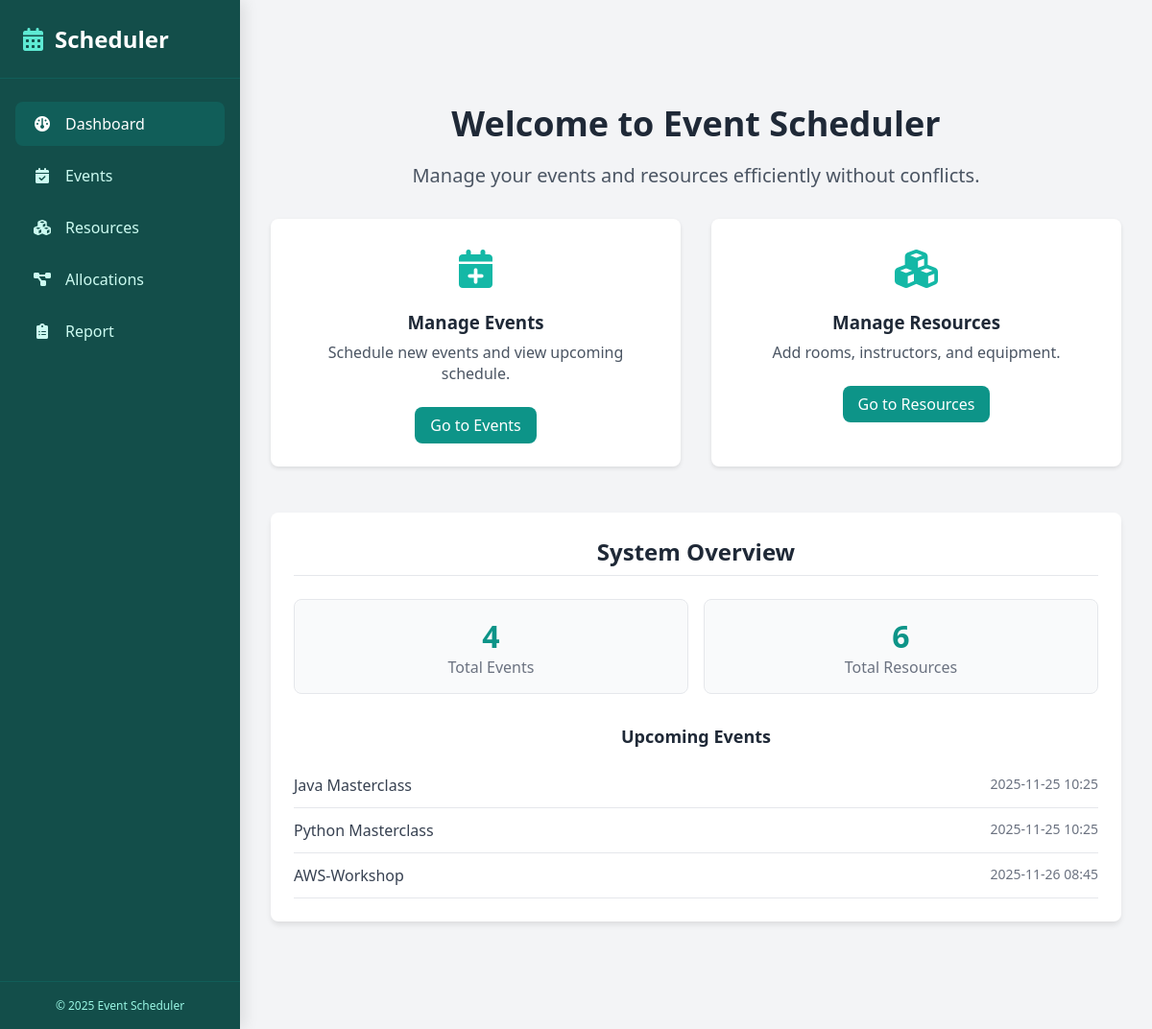
Before: / with the older database file.
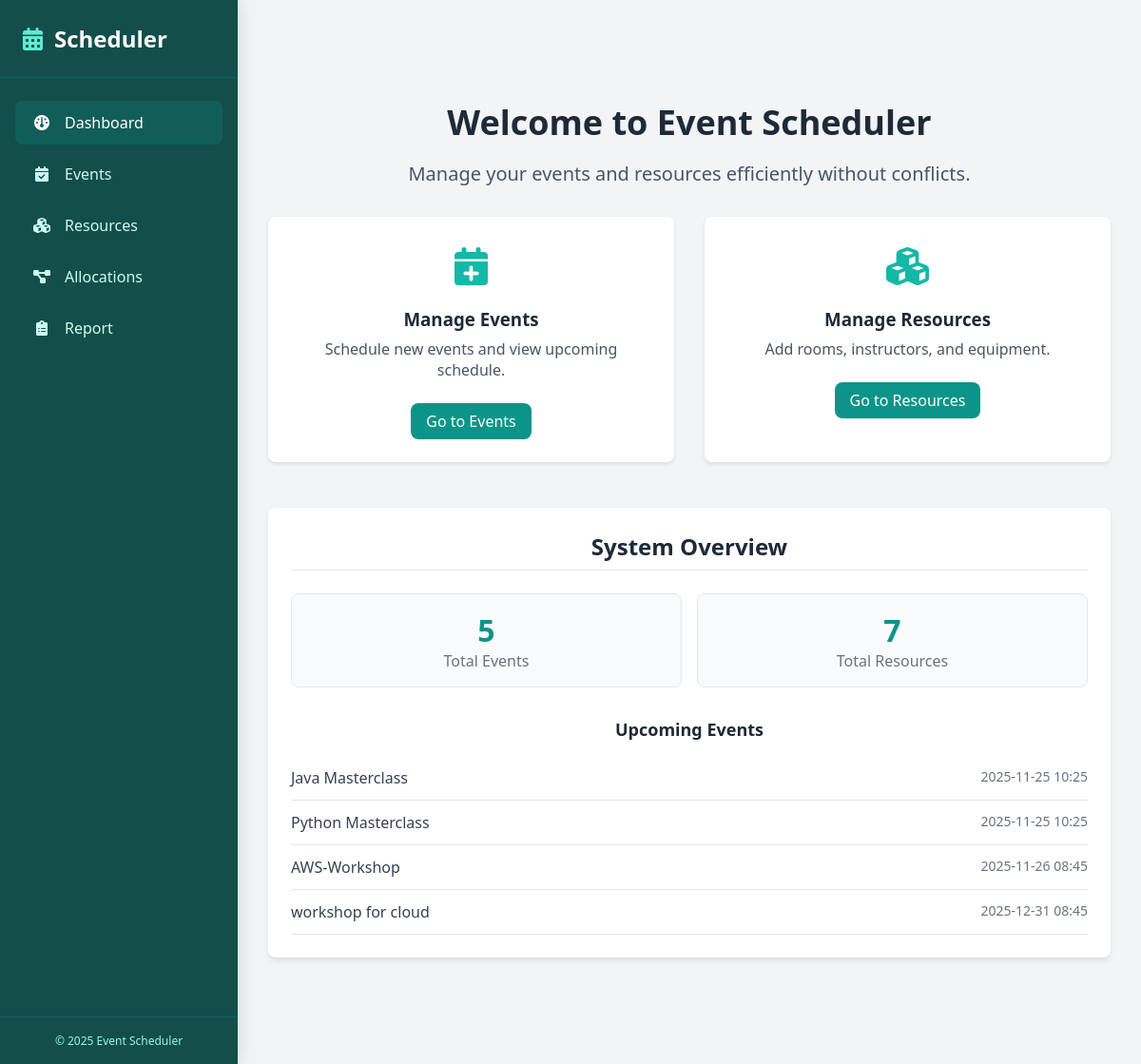
After: the same page with the newer database file.
### app.py (models this page shows)
class Event(db.Model):
    event_id = db.Column(db.Integer, primary_key=True)
    title = db.Column(db.String(100), nullable=False)
    start_time = db.Column(db.DateTime, nullable=False)
    end_time = db.Column(db.DateTime, nullable=False)
    description = db.Column(db.Text, nullable=True)
    allocations = db.relationship('EventResourceAllocation', backref='event', lazy=True, cascade="all, delete-orphan")

### app.py (the view)
@app.route('/')
def index():
    upcoming_events = Event.query.filter(Event.start_time > datetime.now()).order_by(Event.start_time).limit(5).all()
    total_events = Event.query.count()
    total_resources = Resource.query.count()
    return render_template('index.html', upcoming_events=upcoming_events, total_events=total_events, total_resources=total_resources)

### templates/index.html
{% extends "base.html" %}
{% block content %}
<div class="dashboard-welcome">
    <h1 style="font-size: 2.25rem; font-weight: bold; margin-bottom: 1rem;">Welcome to Event Scheduler</h1>
    <p style="font-size: 1.25rem; color: #4b5563; margin-bottom: 2rem;">Manage your events and resources efficiently without conflicts.</p>
    <div class="grid-2" style="max-width: 900px; margin: 0 auto;">
        <div class="dashboard-card">
            <div class="dashboard-icon"><i class="fa-solid fa-calendar-plus"></i></div>
            <h3>Manage Events</h3>
            <p style="color: #4b5563; margin-bottom: 1.5rem;">Schedule new events and view upcoming schedule.</p>
            <a href="/events" class="btn btn-primary">Go to Events</a>
        </div>
        <div class="dashboard-card">
            <div class="dashboard-icon"><i class="fa-solid fa-cubes"></i></div>
            <h3>Manage Resources</h3>
            <p style="color: #4b5563; margin-bottom: 1.5rem;">Add rooms, instructors, and equipment.</p>
            <a href="/resources" class="btn btn-primary">Go to Resources</a>
        </div>
    </div>
    <div class="card" style="margin-top: 3rem; max-width: 900px; margin-left: auto; margin-right: auto;">
        <div class="card-body">
            <h2 style="border-bottom: 1px solid #e5e7eb; padding-bottom: 0.5rem; margin-bottom: 1.5rem;">System Overview</h2>
            <div class="grid-2" style="gap: 1rem; margin-bottom: 2rem;">
                <div style="padding: 1rem; background: #f9fafb; border: 1px solid #e5e7eb; border-radius: 0.5rem;">
                    <span style="display: block; font-size: 2rem; font-weight: bold; color: #0d9488;">{{ total_events }}</span>
                    <span style="color: #6b7280;">Total Events</span>
                </div>
                <div style="padding: 1rem; background: #f9fafb; border: 1px solid #e5e7eb; border-radius: 0.5rem;">
                    <span style="display: block; font-size: 2rem; font-weight: bold; color: #0d9488;">{{ total_resources }}</span>
                    <span style="color: #6b7280;">Total Resources</span>
                </div>
            </div>
            <h3 style="font-size: 1.125rem; margin-bottom: 1rem;">Upcoming Events</h3>
            <ul style="list-style: none;">
                {% for event in upcoming_events %}
                <li style="display: flex; justify-content: space-between; padding: 0.75rem 0; border-bottom: 1px solid #e5e7eb;">
                    <span>{{ event.title }}</span>
                    <span style="color: #6b7280; font-size: 0.875rem;">{{ event.start_time.strftime('%Y-%m-%d %H:%M') }}</span>
                </li>
                {% else %}
                <li style="color: #9ca3af; font-style: italic;">No upcoming events.</li>
                {% endfor %}
            </ul>
        </div>
    </div>
</div>
{% endblock %}

Changed rows visible on the page:
added Event: title "workshop for cloud", start_time "2025-12-31 08:45"
Other visible differences:
{{ total_events }}: "4" → "5"
{{ total_resources }}: "6" → "7"
